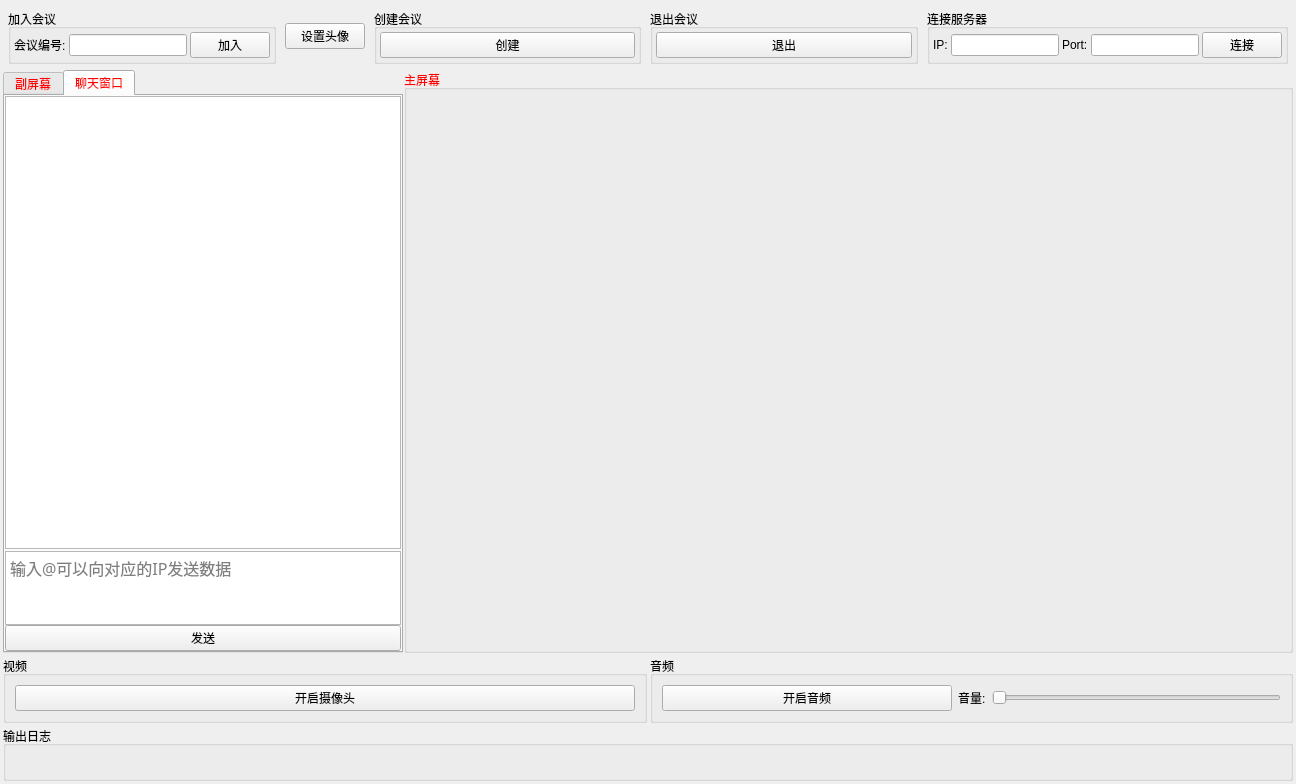
<?xml version="1.0" encoding="UTF-8"?>
<ui version="4.0">
 <class>Widget</class>
 <widget class="QWidget" name="Widget">
  <property name="enabled">
   <bool>true</bool>
  </property>
  <property name="geometry">
   <rect>
    <x>0</x>
    <y>0</y>
    <width>1296</width>
    <height>784</height>
   </rect>
  </property>
  <property name="sizePolicy">
   <sizepolicy hsizetype="Preferred" vsizetype="Fixed">
    <horstretch>0</horstretch>
    <verstretch>0</verstretch>
   </sizepolicy>
  </property>
  <property name="minimumSize">
   <size>
    <width>900</width>
    <height>600</height>
   </size>
  </property>
  <property name="windowTitle">
   <string>云会议</string>
  </property>
  <layout class="QVBoxLayout" name="verticalLayout">
   <property name="spacing">
    <number>3</number>
   </property>
   <property name="leftMargin">
    <number>3</number>
   </property>
   <property name="topMargin">
    <number>3</number>
   </property>
   <property name="rightMargin">
    <number>3</number>
   </property>
   <property name="bottomMargin">
    <number>3</number>
   </property>
   <item>
    <layout class="QHBoxLayout" name="horizontalLayout">
     <property name="spacing">
      <number>9</number>
     </property>
     <property name="leftMargin">
      <number>5</number>
     </property>
     <property name="topMargin">
      <number>6</number>
     </property>
     <property name="rightMargin">
      <number>5</number>
     </property>
     <property name="bottomMargin">
      <number>3</number>
     </property>
     <item>
      <widget class="QGroupBox" name="joinmeetBox">
       <property name="sizePolicy">
        <sizepolicy hsizetype="Expanding" vsizetype="Fixed">
         <horstretch>0</horstretch>
         <verstretch>0</verstretch>
        </sizepolicy>
       </property>
       <property name="cursor">
        <cursorShape>ArrowCursor</cursorShape>
       </property>
       <property name="title">
        <string>加入会议</string>
       </property>
       <layout class="QHBoxLayout" name="horizontalLayout_2">
        <property name="spacing">
         <number>3</number>
        </property>
        <property name="leftMargin">
         <number>3</number>
        </property>
        <property name="topMargin">
         <number>3</number>
        </property>
        <property name="rightMargin">
         <number>3</number>
        </property>
        <property name="bottomMargin">
         <number>3</number>
        </property>
        <item>
         <widget class="QLabel" name="joinmeet_label">
          <property name="text">
           <string>会议编号:</string>
          </property>
         </widget>
        </item>
        <item>
         <widget class="QLineEdit" name="meetno"/>
        </item>
        <item>
         <widget class="QPushButton" name="joinmeetBtn">
          <property name="cursor">
           <cursorShape>ArrowCursor</cursorShape>
          </property>
          <property name="text">
           <string>加入</string>
          </property>
         </widget>
        </item>
       </layout>
      </widget>
     </item>
     <item>
      <widget class="QPushButton" name="setimg">
       <property name="text">
        <string>设置头像</string>
       </property>
      </widget>
     </item>
     <item>
      <widget class="QGroupBox" name="createmeetBox">
       <property name="sizePolicy">
        <sizepolicy hsizetype="Expanding" vsizetype="Fixed">
         <horstretch>0</horstretch>
         <verstretch>0</verstretch>
        </sizepolicy>
       </property>
       <property name="cursor">
        <cursorShape>ArrowCursor</cursorShape>
       </property>
       <property name="title">
        <string>创建会议</string>
       </property>
       <layout class="QHBoxLayout" name="horizontalLayout_3">
        <property name="spacing">
         <number>3</number>
        </property>
        <property name="leftMargin">
         <number>3</number>
        </property>
        <property name="topMargin">
         <number>3</number>
        </property>
        <property name="rightMargin">
         <number>3</number>
        </property>
        <property name="bottomMargin">
         <number>3</number>
        </property>
        <item>
         <widget class="QPushButton" name="createmeetBtn">
          <property name="cursor">
           <cursorShape>ArrowCursor</cursorShape>
          </property>
          <property name="text">
           <string>创建</string>
          </property>
         </widget>
        </item>
       </layout>
      </widget>
     </item>
     <item>
      <widget class="QGroupBox" name="exitmeetBox">
       <property name="sizePolicy">
        <sizepolicy hsizetype="Expanding" vsizetype="Fixed">
         <horstretch>0</horstretch>
         <verstretch>0</verstretch>
        </sizepolicy>
       </property>
       <property name="cursor">
        <cursorShape>ArrowCursor</cursorShape>
       </property>
       <property name="title">
        <string>退出会议</string>
       </property>
       <layout class="QHBoxLayout" name="horizontalLayout_4">
        <property name="spacing">
         <number>3</number>
        </property>
        <property name="leftMargin">
         <number>3</number>
        </property>
        <property name="topMargin">
         <number>3</number>
        </property>
        <property name="rightMargin">
         <number>3</number>
        </property>
        <property name="bottomMargin">
         <number>3</number>
        </property>
        <item>
         <widget class="QPushButton" name="exitmeetBtn">
          <property name="cursor">
           <cursorShape>ArrowCursor</cursorShape>
          </property>
          <property name="text">
           <string>退出</string>
          </property>
         </widget>
        </item>
       </layout>
      </widget>
     </item>
     <item>
      <widget class="QGroupBox" name="groupBox_4">
       <property name="title">
        <string>连接服务器</string>
       </property>
       <layout class="QHBoxLayout" name="horizontalLayout_7">
        <property name="spacing">
         <number>3</number>
        </property>
        <property name="leftMargin">
         <number>3</number>
        </property>
        <property name="topMargin">
         <number>3</number>
        </property>
        <property name="rightMargin">
         <number>3</number>
        </property>
        <property name="bottomMargin">
         <number>3</number>
        </property>
        <item>
         <widget class="QLabel" name="label">
          <property name="text">
           <string>IP:</string>
          </property>
         </widget>
        </item>
        <item>
         <widget class="QLineEdit" name="ip">
          <property name="sizePolicy">
           <sizepolicy hsizetype="Minimum" vsizetype="Fixed">
            <horstretch>0</horstretch>
            <verstretch>0</verstretch>
           </sizepolicy>
          </property>
          <property name="minimumSize">
           <size>
            <width>0</width>
            <height>0</height>
           </size>
          </property>
          <property name="text">
           <string/>
          </property>
         </widget>
        </item>
        <item>
         <widget class="QLabel" name="label_2">
          <property name="text">
           <string>Port:</string>
          </property>
         </widget>
        </item>
        <item>
         <widget class="QLineEdit" name="port">
          <property name="sizePolicy">
           <sizepolicy hsizetype="Minimum" vsizetype="Fixed">
            <horstretch>0</horstretch>
            <verstretch>0</verstretch>
           </sizepolicy>
          </property>
          <property name="maximumSize">
           <size>
            <width>300</width>
            <height>16777215</height>
           </size>
          </property>
          <property name="text">
           <string/>
          </property>
         </widget>
        </item>
        <item>
         <widget class="QPushButton" name="connServer">
          <property name="text">
           <string>连接</string>
          </property>
         </widget>
        </item>
       </layout>
      </widget>
     </item>
    </layout>
   </item>
   <item>
    <layout class="QHBoxLayout" name="horizontalLayout_5">
     <property name="spacing">
      <number>1</number>
     </property>
     <item>
      <widget class="QTabWidget" name="tabWidget">
       <property name="sizePolicy">
        <sizepolicy hsizetype="Minimum" vsizetype="Expanding">
         <horstretch>0</horstretch>
         <verstretch>0</verstretch>
        </sizepolicy>
       </property>
       <property name="minimumSize">
        <size>
         <width>400</width>
         <height>0</height>
        </size>
       </property>
       <property name="palette">
        <palette>
         <active>
          <colorrole role="WindowText">
           <brush brushstyle="SolidPattern">
            <color alpha="255">
             <red>255</red>
             <green>0</green>
             <blue>0</blue>
            </color>
           </brush>
          </colorrole>
          <colorrole role="Text">
           <brush brushstyle="SolidPattern">
            <color alpha="255">
             <red>255</red>
             <green>0</green>
             <blue>0</blue>
            </color>
           </brush>
          </colorrole>
          <colorrole role="PlaceholderText">
           <brush brushstyle="SolidPattern">
            <color alpha="128">
             <red>255</red>
             <green>0</green>
             <blue>0</blue>
            </color>
           </brush>
          </colorrole>
         </active>
         <inactive>
          <colorrole role="WindowText">
           <brush brushstyle="SolidPattern">
            <color alpha="255">
             <red>255</red>
             <green>0</green>
             <blue>0</blue>
            </color>
           </brush>
          </colorrole>
          <colorrole role="Text">
           <brush brushstyle="SolidPattern">
            <color alpha="255">
             <red>255</red>
             <green>0</green>
             <blue>0</blue>
            </color>
           </brush>
          </colorrole>
          <colorrole role="PlaceholderText">
           <brush brushstyle="SolidPattern">
            <color alpha="128">
             <red>255</red>
             <green>0</green>
             <blue>0</blue>
            </color>
           </brush>
          </colorrole>
         </inactive>
         <disabled>
          <colorrole role="WindowText">
           <brush brushstyle="SolidPattern">
            <color alpha="255">
             <red>120</red>
             <green>120</green>
             <blue>120</blue>
            </color>
           </brush>
          </colorrole>
          <colorrole role="Text">
           <brush brushstyle="SolidPattern">
            <color alpha="255">
             <red>120</red>
             <green>120</green>
             <blue>120</blue>
            </color>
           </brush>
          </colorrole>
          <colorrole role="PlaceholderText">
           <brush brushstyle="SolidPattern">
            <color alpha="128">
             <red>0</red>
             <green>0</green>
             <blue>0</blue>
            </color>
           </brush>
          </colorrole>
         </disabled>
        </palette>
       </property>
       <property name="tabShape">
        <enum>QTabWidget::Rounded</enum>
       </property>
       <property name="currentIndex">
        <number>1</number>
       </property>
       <property name="usesScrollButtons">
        <bool>true</bool>
       </property>
       <widget class="QWidget" name="tab_5">
        <attribute name="title">
         <string>副屏幕</string>
        </attribute>
        <layout class="QVBoxLayout" name="verticalLayout_5">
         <property name="spacing">
          <number>0</number>
         </property>
         <property name="leftMargin">
          <number>0</number>
         </property>
         <property name="topMargin">
          <number>0</number>
         </property>
         <property name="rightMargin">
          <number>0</number>
         </property>
         <property name="bottomMargin">
          <number>0</number>
         </property>
         <item>
          <widget class="QScrollArea" name="scrollArea">
           <property name="lineWidth">
            <number>0</number>
           </property>
           <property name="widgetResizable">
            <bool>true</bool>
           </property>
           <widget class="QWidget" name="scrollAreaWidgetContents">
            <property name="geometry">
             <rect>
              <x>0</x>
              <y>0</y>
              <width>394</width>
              <height>548</height>
             </rect>
            </property>
            <property name="sizePolicy">
             <sizepolicy hsizetype="Expanding" vsizetype="Expanding">
              <horstretch>0</horstretch>
              <verstretch>0</verstretch>
             </sizepolicy>
            </property>
            <layout class="QVBoxLayout" name="verticalLayout_3">
             <property name="spacing">
              <number>3</number>
             </property>
             <property name="leftMargin">
              <number>0</number>
             </property>
             <property name="topMargin">
              <number>0</number>
             </property>
             <property name="rightMargin">
              <number>0</number>
             </property>
             <property name="bottomMargin">
              <number>0</number>
             </property>
            </layout>
           </widget>
          </widget>
         </item>
        </layout>
       </widget>
       <widget class="QWidget" name="tab_6">
        <property name="sizePolicy">
         <sizepolicy hsizetype="Expanding" vsizetype="Expanding">
          <horstretch>0</horstretch>
          <verstretch>0</verstretch>
         </sizepolicy>
        </property>
        <attribute name="title">
         <string>聊天窗口</string>
        </attribute>
        <layout class="QVBoxLayout" name="verticalLayout_6">
         <property name="spacing">
          <number>2</number>
         </property>
         <property name="leftMargin">
          <number>0</number>
         </property>
         <property name="topMargin">
          <number>0</number>
         </property>
         <property name="rightMargin">
          <number>0</number>
         </property>
         <property name="bottomMargin">
          <number>0</number>
         </property>
         <item>
          <widget class="QListWidget" name="listWidget">
           <property name="focusPolicy">
            <enum>Qt::NoFocus</enum>
           </property>
           <property name="horizontalScrollBarPolicy">
            <enum>Qt::ScrollBarAlwaysOff</enum>
           </property>
           <property name="sizeAdjustPolicy">
            <enum>QAbstractScrollArea::AdjustToContents</enum>
           </property>
           <property name="autoScrollMargin">
            <number>0</number>
           </property>
           <property name="itemAlignment">
            <set>Qt::AlignLeading|Qt::AlignLeft|Qt::AlignRight|Qt::AlignTrailing</set>
           </property>
          </widget>
         </item>
         <item>
          <widget class="QWidget" name="widget" native="true">
           <property name="sizePolicy">
            <sizepolicy hsizetype="Preferred" vsizetype="Minimum">
             <horstretch>0</horstretch>
             <verstretch>0</verstretch>
            </sizepolicy>
           </property>
           <property name="maximumSize">
            <size>
             <width>16777215</width>
             <height>100</height>
            </size>
           </property>
           <layout class="QVBoxLayout" name="verticalLayout_7">
            <property name="spacing">
             <number>0</number>
            </property>
            <property name="leftMargin">
             <number>0</number>
            </property>
            <property name="topMargin">
             <number>0</number>
            </property>
            <property name="rightMargin">
             <number>0</number>
            </property>
            <property name="bottomMargin">
             <number>0</number>
            </property>
            <item>
             <widget class="MyTextEdit" name="plainTextEdit">
              <property name="sizePolicy">
               <sizepolicy hsizetype="Minimum" vsizetype="Expanding">
                <horstretch>0</horstretch>
                <verstretch>0</verstretch>
               </sizepolicy>
              </property>
              <property name="maximumSize">
               <size>
                <width>16777215</width>
                <height>80</height>
               </size>
              </property>
              <property name="palette">
               <palette>
                <active>
                 <colorrole role="WindowText">
                  <brush brushstyle="SolidPattern">
                   <color alpha="255">
                    <red>0</red>
                    <green>0</green>
                    <blue>0</blue>
                   </color>
                  </brush>
                 </colorrole>
                 <colorrole role="Text">
                  <brush brushstyle="SolidPattern">
                   <color alpha="255">
                    <red>0</red>
                    <green>0</green>
                    <blue>0</blue>
                   </color>
                  </brush>
                 </colorrole>
                 <colorrole role="PlaceholderText">
                  <brush brushstyle="NoBrush">
                   <color alpha="128">
                    <red>0</red>
                    <green>0</green>
                    <blue>0</blue>
                   </color>
                  </brush>
                 </colorrole>
                </active>
                <inactive>
                 <colorrole role="WindowText">
                  <brush brushstyle="SolidPattern">
                   <color alpha="255">
                    <red>0</red>
                    <green>0</green>
                    <blue>0</blue>
                   </color>
                  </brush>
                 </colorrole>
                 <colorrole role="Text">
                  <brush brushstyle="SolidPattern">
                   <color alpha="255">
                    <red>0</red>
                    <green>0</green>
                    <blue>0</blue>
                   </color>
                  </brush>
                 </colorrole>
                 <colorrole role="PlaceholderText">
                  <brush brushstyle="NoBrush">
                   <color alpha="128">
                    <red>0</red>
                    <green>0</green>
                    <blue>0</blue>
                   </color>
                  </brush>
                 </colorrole>
                </inactive>
                <disabled>
                 <colorrole role="WindowText">
                  <brush brushstyle="SolidPattern">
                   <color alpha="255">
                    <red>120</red>
                    <green>120</green>
                    <blue>120</blue>
                   </color>
                  </brush>
                 </colorrole>
                 <colorrole role="Text">
                  <brush brushstyle="SolidPattern">
                   <color alpha="255">
                    <red>120</red>
                    <green>120</green>
                    <blue>120</blue>
                   </color>
                  </brush>
                 </colorrole>
                 <colorrole role="PlaceholderText">
                  <brush brushstyle="NoBrush">
                   <color alpha="128">
                    <red>0</red>
                    <green>0</green>
                    <blue>0</blue>
                   </color>
                  </brush>
                 </colorrole>
                </disabled>
               </palette>
              </property>
              <property name="font">
               <font>
                <family>Microsoft YaHei</family>
                <pointsize>12</pointsize>
               </font>
              </property>
              <property name="placeholderText">
               <string notr="true">输入@可以向对应的IP发送数据</string>
              </property>
             </widget>
            </item>
            <item>
             <widget class="QPushButton" name="sendmsg">
              <property name="text">
               <string>发送</string>
              </property>
             </widget>
            </item>
           </layout>
          </widget>
         </item>
        </layout>
       </widget>
      </widget>
     </item>
     <item>
      <widget class="QGroupBox" name="groupBox_2">
       <property name="sizePolicy">
        <sizepolicy hsizetype="Expanding" vsizetype="Expanding">
         <horstretch>0</horstretch>
         <verstretch>0</verstretch>
        </sizepolicy>
       </property>
       <property name="palette">
        <palette>
         <active>
          <colorrole role="WindowText">
           <brush brushstyle="SolidPattern">
            <color alpha="255">
             <red>255</red>
             <green>0</green>
             <blue>0</blue>
            </color>
           </brush>
          </colorrole>
         </active>
         <inactive>
          <colorrole role="WindowText">
           <brush brushstyle="SolidPattern">
            <color alpha="255">
             <red>255</red>
             <green>0</green>
             <blue>0</blue>
            </color>
           </brush>
          </colorrole>
         </inactive>
         <disabled>
          <colorrole role="WindowText">
           <brush brushstyle="SolidPattern">
            <color alpha="255">
             <red>120</red>
             <green>120</green>
             <blue>120</blue>
            </color>
           </brush>
          </colorrole>
         </disabled>
        </palette>
       </property>
       <property name="title">
        <string>主屏幕</string>
       </property>
       <layout class="QGridLayout" name="gridLayout">
        <property name="leftMargin">
         <number>0</number>
        </property>
        <property name="topMargin">
         <number>0</number>
        </property>
        <property name="rightMargin">
         <number>0</number>
        </property>
        <property name="bottomMargin">
         <number>0</number>
        </property>
        <property name="spacing">
         <number>0</number>
        </property>
        <item row="0" column="0">
         <widget class="QLabel" name="mainshow_label">
          <property name="sizePolicy">
           <sizepolicy hsizetype="Expanding" vsizetype="Expanding">
            <horstretch>0</horstretch>
            <verstretch>0</verstretch>
           </sizepolicy>
          </property>
          <property name="text">
           <string/>
          </property>
          <property name="openExternalLinks">
           <bool>false</bool>
          </property>
         </widget>
        </item>
       </layout>
      </widget>
     </item>
    </layout>
   </item>
   <item>
    <layout class="QHBoxLayout" name="horizontalLayout_6">
     <item>
      <widget class="QGroupBox" name="groupBox_5">
       <property name="sizePolicy">
        <sizepolicy hsizetype="Expanding" vsizetype="Preferred">
         <horstretch>0</horstretch>
         <verstretch>0</verstretch>
        </sizepolicy>
       </property>
       <property name="title">
        <string>视频</string>
       </property>
       <layout class="QHBoxLayout" name="horizontalLayout_9">
        <item>
         <widget class="QPushButton" name="openVedio">
          <property name="text">
           <string>开启摄像头</string>
          </property>
         </widget>
        </item>
       </layout>
      </widget>
     </item>
     <item>
      <widget class="QGroupBox" name="groupBox_6">
       <property name="title">
        <string>音频</string>
       </property>
       <layout class="QHBoxLayout" name="horizontalLayout_8">
        <item>
         <widget class="QPushButton" name="openAudio">
          <property name="sizePolicy">
           <sizepolicy hsizetype="Expanding" vsizetype="Fixed">
            <horstretch>0</horstretch>
            <verstretch>0</verstretch>
           </sizepolicy>
          </property>
          <property name="text">
           <string>开启音频</string>
          </property>
         </widget>
        </item>
        <item>
         <widget class="QLabel" name="label_3">
          <property name="text">
           <string>音量:</string>
          </property>
         </widget>
        </item>
        <item>
         <widget class="QSlider" name="horizontalSlider">
          <property name="orientation">
           <enum>Qt::Horizontal</enum>
          </property>
         </widget>
        </item>
       </layout>
      </widget>
     </item>
    </layout>
   </item>
   <item>
    <widget class="QGroupBox" name="groupBox_3">
     <property name="sizePolicy">
      <sizepolicy hsizetype="Expanding" vsizetype="Fixed">
       <horstretch>0</horstretch>
       <verstretch>0</verstretch>
      </sizepolicy>
     </property>
     <property name="title">
      <string>输出日志</string>
     </property>
     <layout class="QVBoxLayout" name="verticalLayout_2">
      <property name="spacing">
       <number>6</number>
      </property>
      <property name="leftMargin">
       <number>9</number>
      </property>
      <property name="topMargin">
       <number>9</number>
      </property>
      <property name="rightMargin">
       <number>9</number>
      </property>
      <property name="bottomMargin">
       <number>9</number>
      </property>
      <item>
       <widget class="QLabel" name="outlog">
        <property name="sizePolicy">
         <sizepolicy hsizetype="Expanding" vsizetype="Preferred">
          <horstretch>0</horstretch>
          <verstretch>0</verstretch>
         </sizepolicy>
        </property>
        <property name="palette">
         <palette>
          <active>
           <colorrole role="WindowText">
            <brush brushstyle="SolidPattern">
             <color alpha="255">
              <red>255</red>
              <green>0</green>
              <blue>0</blue>
             </color>
            </brush>
           </colorrole>
          </active>
          <inactive>
           <colorrole role="WindowText">
            <brush brushstyle="SolidPattern">
             <color alpha="255">
              <red>255</red>
              <green>0</green>
              <blue>0</blue>
             </color>
            </brush>
           </colorrole>
          </inactive>
          <disabled>
           <colorrole role="WindowText">
            <brush brushstyle="SolidPattern">
             <color alpha="255">
              <red>120</red>
              <green>120</green>
              <blue>120</blue>
             </color>
            </brush>
           </colorrole>
          </disabled>
         </palette>
        </property>
        <property name="text">
         <string/>
        </property>
       </widget>
      </item>
     </layout>
    </widget>
   </item>
  </layout>
 </widget>
 <customwidgets>
  <customwidget>
   <class>MyTextEdit</class>
   <extends>QPlainTextEdit</extends>
   <header>mytextedit.h</header>
  </customwidget>
 </customwidgets>
 <resources/>
 <connections/>
</ui>
